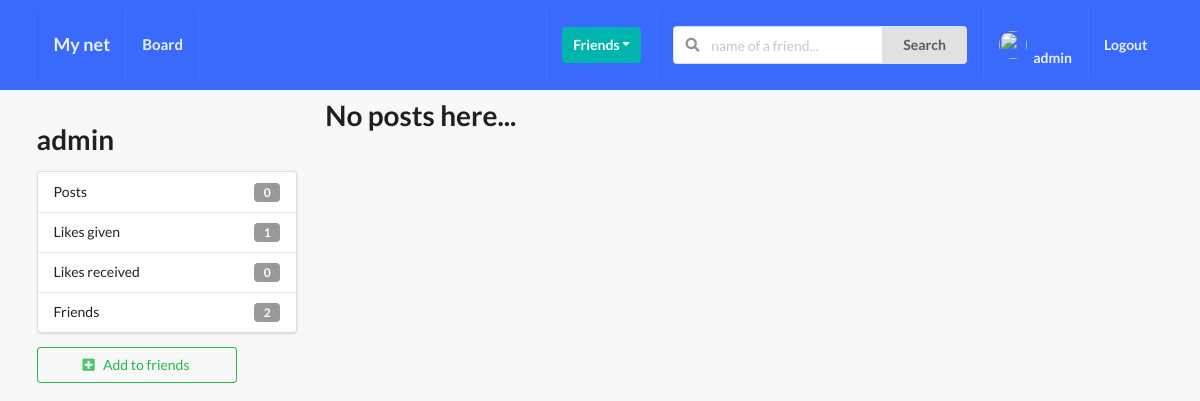
Before: /profile/alekseyarsentyev/ (signed in) with the older database file.
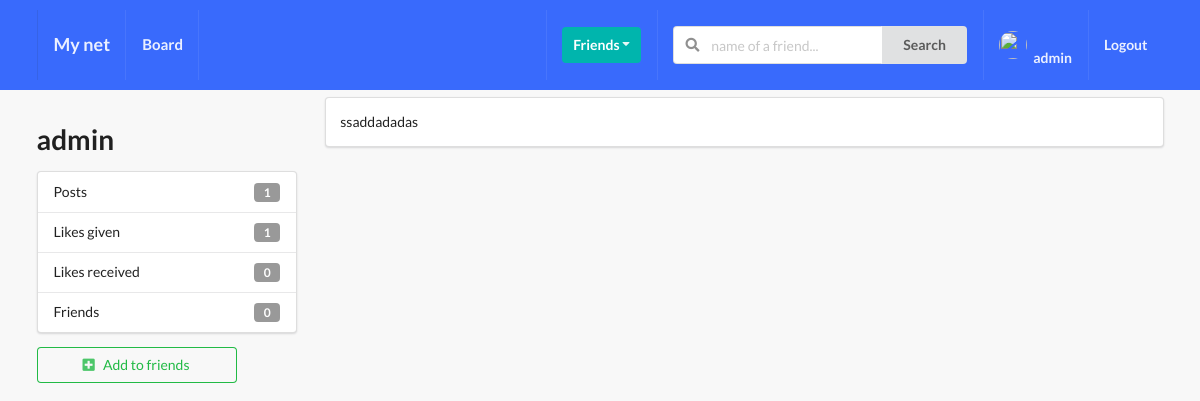
After: the same page with the newer database file.
### profile_app/models.py (models this page shows, shortened)
class Profile(models.Model):
    first_name = models.CharField(max_length=200, blank=True)
    last_name = models.CharField(max_length=200, blank=True)
    user = models.OneToOneField(User, on_delete=models.CASCADE)
    bio = models.TextField(default="No bio...", max_length=300)
    email = models.EmailField()
    country = models.CharField(max_length=200, blank=True)
    avatar = models.ImageField(default='avatar.jpg', upload_to='avatars/')
    friends = models.ManyToManyField(User, blank=True, default=None, null=True, related_name='friends')
    slug = models.SlugField(unique=True, blank=True)
    updated = models.DateTimeField(auto_now=True)
    created = models.DateTimeField(auto_now_add=True)
    objects = ProfileManager()
    __initial_first_name = None
    __initial_last_name = None
    def __init__(self, *args, **kwargs):
        super().__init__(*args, **kwargs)
        self.__initial_first_name = self.first_name
        self.__initial_last_name = self.last_name
    def get_friends_count(self):
        return self.friends.all().count()
    def get_posts_count(self):
        return self.posts.all().count()
    def get_all_authors_posts(self):
        return self.posts.all()
    def get_like_given_count(self):
        likes = self.likes_user.all()
        total_like = 0
        for item in likes:
            if item.value == 'Like':
                total_like += 1
        return total_like
    def get_received_like_count(self):
        posts = self.posts.all()
        total_like = 0
        for post in posts:
            total_like += post.likes_post.count()
        return total_like

### post_app/models.py (models this page shows, shortened)
class Like(models.Model):
    user = models.ForeignKey(Profile, on_delete=models.CASCADE, related_name='likes_user')
    post = models.ForeignKey(Post, on_delete=models.CASCADE, related_name='likes_post')
    value = models.CharField(max_length=8, choices=LIKE_CHOICES)
    updated = models.DateTimeField(auto_now=True)
    created = models.DateTimeField(auto_now_add=True)

class Post(models.Model):
    content = models.TextField()
    image = models.ImageField(
        upload_to='posts', validators=[FileExtensionValidator(['png', 'jpg', 'jpeg'])], blank=True
    )
    liked = models.ManyToManyField(Profile, related_name='likes', blank=True)
    updated = models.DateTimeField(auto_now=True)
    created = models.DateTimeField(auto_now_add=True)
    author = models.ForeignKey(Profile, related_name='posts', on_delete=models.CASCADE)
    class Meta:
        ordering = ('-created', )

### profile_app/views.py (the view)
# urls.py: path('<slug>/', ProfileDetailView.as_view(), name='profile_detail_view'),
class ProfileDetailView(LoginRequiredMixin, generic.DeleteView):
    model = Profile
    template_name = 'profile_app/profile_view.html'
    def get_object(self, queryset=None):
        slug = self.kwargs.get('slug')
        profile = Profile.objects.get(slug=slug)
        return profile
    def get_context_data(self, **kwargs):
        context = super().get_context_data(**kwargs)
        user = User.objects.get(username__iexact=self.request.user)
        profile = Profile.objects.get(user=user)
        rel_s = Relationship.objects.filter(receiver=profile)
        rel_r = Relationship.objects.filter(sender=profile)
        rel_receiver = []
        for item in rel_r:
            rel_receiver.append(item.receiver.user)
        rel_sender = []
        for item in rel_s:
            rel_sender.append(item.sender.user)
        context['rel_receiver'] = rel_receiver
        context['rel_sender'] = rel_sender
        context['posts'] = self.get_object().get_all_authors_posts()
        context['len_posts'] = True if len(self.get_object().get_all_authors_posts()) > 0 else False
        return context

### profile_app/context_processors.py (called while the page is built)
def profile_pic(request):
    if request.user.is_authenticated:
        profile_obj = Profile.objects.get(user=request.user)
        pic = profile_obj.avatar
        return {'picture': pic}
    return {}

def received_invites(request):
    if request.user.is_authenticated:
        profile_obj = Profile.objects.get(user=request.user)
        invites_num = Relationship.objects.invatations_recieved(receiver=profile_obj).count()
        return {'invites_num': invites_num}
    return {}

### profile_app/models.py (called while the page is built)
    def invatations_recieved(self, receiver):
        qs = Relationship.objects.filter(receiver=receiver, status='send')
        return qs

### profile_app/templates/profile_app/profile_view.html (shortened to what this page needs)
{% extends 'base.html' %}
{% block content %}
    <div class="ui grid">
        <br>
        <div class="row">
            <div class="four wide column">
                <h1>{{object.user}}</h1>
                <div class="ui vertical fluid menu">
                    <div class="item">
                        Posts
                        <div class="ui label">
                            {{ object.get_posts_count }}
                        </div>
                    </div>
                    <div class="item">
                        Likes given
                        <div class="ui label">
                            {{ object.get_like_given_count }}
                        </div>
                    </div>
                    <div class="item">
                        Likes received
                        <div class="ui label">
                            {{ object.get_received_like_count }}
                        </div>
                    </div>
                    <div class="item">
                        Friends
                        <div class="ui label">
                            {{ object.get_friends_count }}
                        </div>
                    </div>
                </div>
                {% if object.user not in rel_receiver and object.user not in rel_sender %}
                    <form action="{% url 'profiles:send_invite' %}" method="POST">
                        <button type="submit" class="ui positive basic button mb-5 w-big"><i class="plus square icon"></i>Add to friends</button>
                    </form>
                {% endif %}
                <br>
            </div>
            <div class="twelve wide column">
                {% if len_posts %}
                    {% for post in posts %}
                        <div class="segment ui fluid">
                            {{ post.content }}
                        </div>
                    {% endfor %}
                {% else %}
                    <h1>No posts here...</h1>
                {% endif %}
            </div>
        </div>
    </div>
{% endblock content %}

Changed rows visible on the page:
changed Profile "admin": get_posts_count "0" → "1"; get_friends_count "2" → "0"
added Post: content "ssaddadadas"
Other visible differences:
text no longer shown: "No posts here..."
